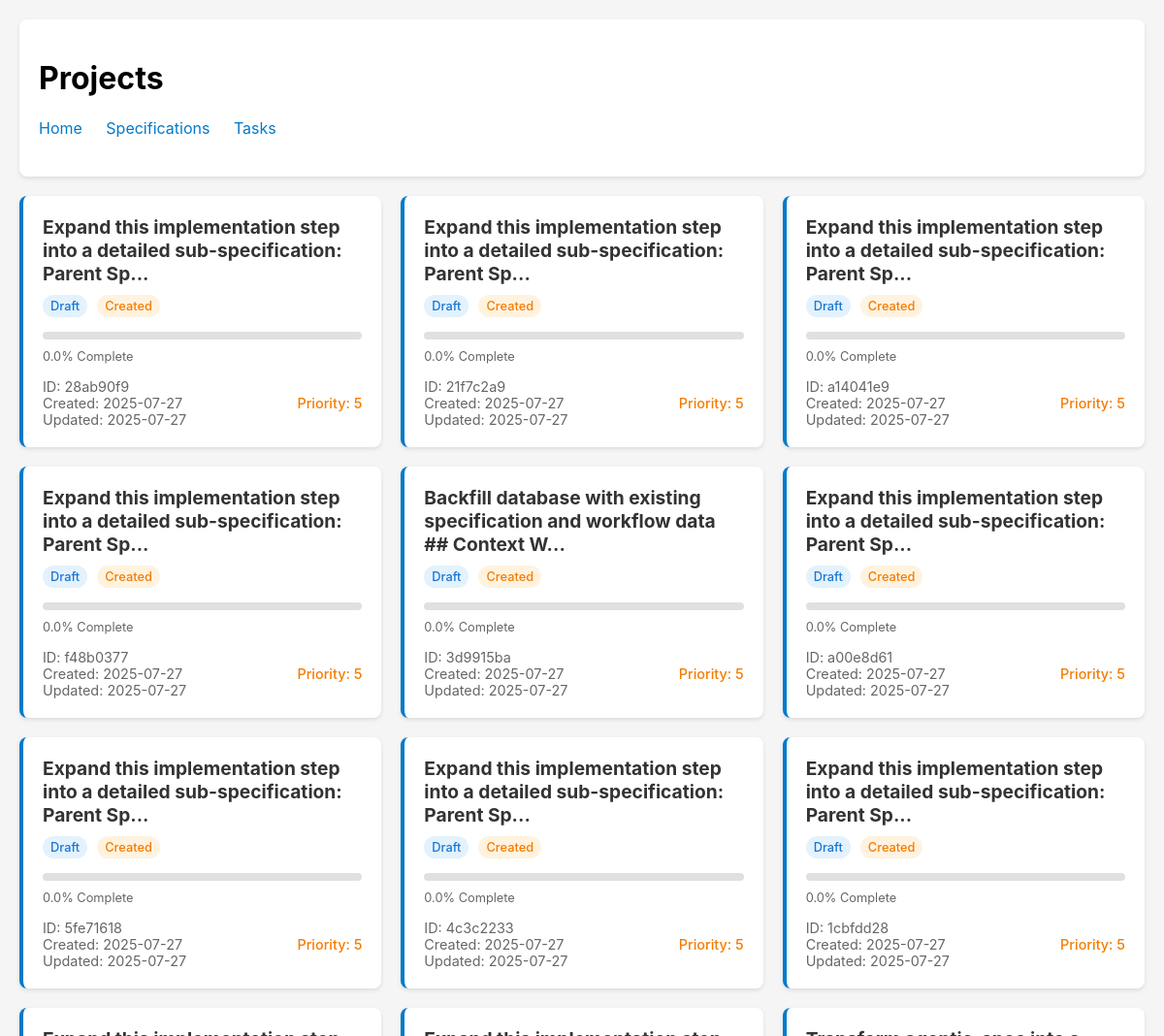
Page /projects (upper part) on the earlier database version.
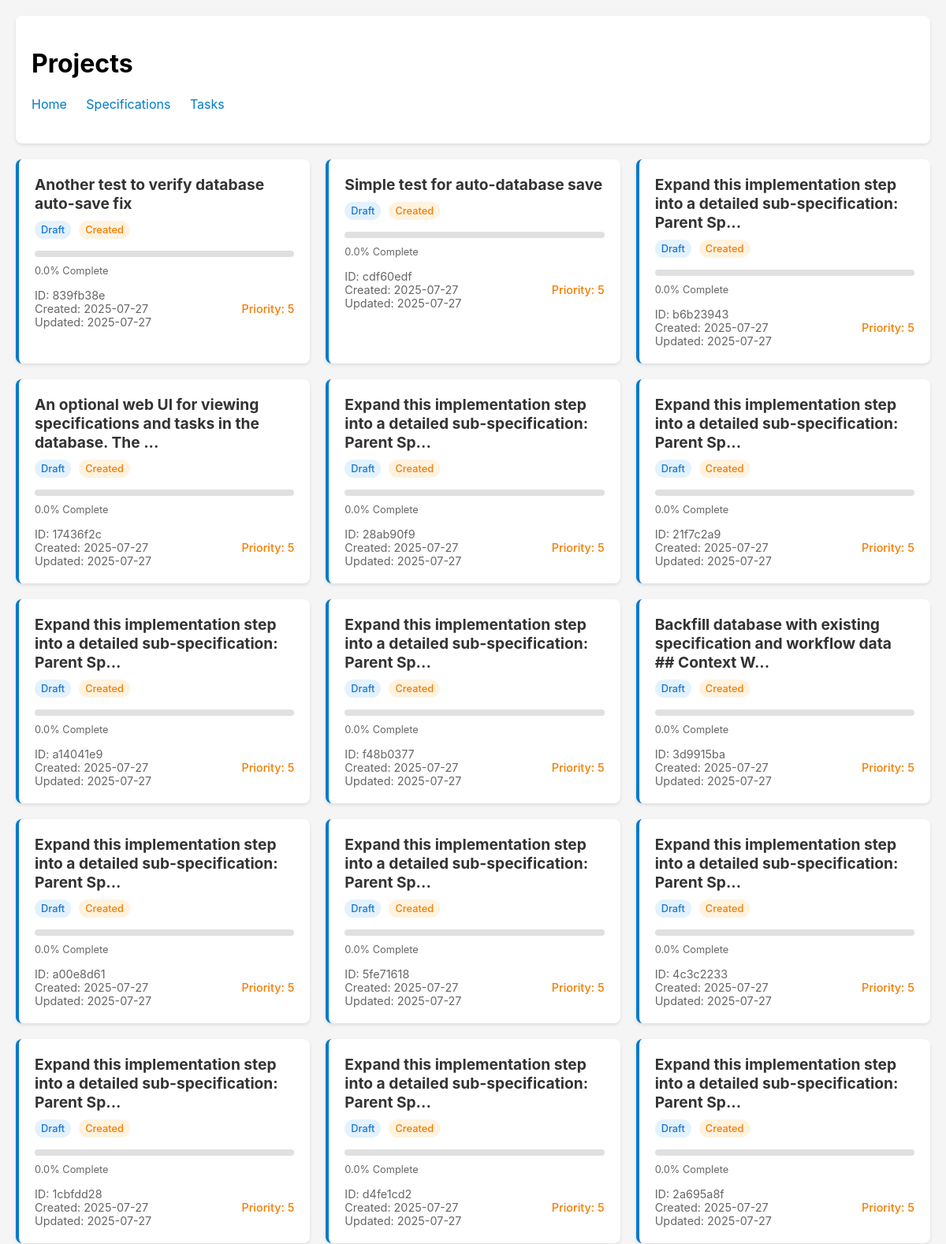
Same page on the later database version.
### tables this page shows
CREATE TABLE specifications (
                id TEXT PRIMARY KEY,
                title TEXT NOT NULL,
                inherits TEXT DEFAULT '[]',
                created TIMESTAMP NOT NULL,
                updated TIMESTAMP NOT NULL,
                version TEXT NOT NULL,
                status TEXT NOT NULL,
                parent_spec_id TEXT,
                child_spec_ids TEXT DEFAULT '[]',
                context TEXT NOT NULL,
                requirements TEXT NOT NULL,
                review_notes TEXT DEFAULT '[]',
                context_parameters TEXT,
                -- Enhanced tracking fields
                workflow_status TEXT DEFAULT 'created',
                is_completed BOOLEAN DEFAULT FALSE,
                completed_at TIMESTAMP,
                last_accessed TIMESTAMP,
                completion_percentage REAL DEFAULT 0.0,
                priority INTEGER DEFAULT 5,
                -- Lifecycle timestamps
                reviewed_at TIMESTAMP,
                approved_at TIMESTAMP,
                implemented_at TIMESTAMP,
                -- Metadata tracking
                created_by TEXT DEFAULT 'system',
                last_updated_by TEXT DEFAULT 'system',
                tags TEXT DEFAULT '[]'
            );

### agentic_spec/web_ui.py (the view)
@app.get("/projects", response_class=HTMLResponse)
async def list_projects(request: Request):
    async with await get_db_manager() as manager:
        specs = await manager.backend.list_specifications()
        projects = []
        for spec in specs:
            projects.append({
                "id": spec.id,
                "title": spec.title,
                "status": spec.status.value,
                "workflow_status": spec.workflow_status.value,
                "created": spec.created,
                "updated": spec.updated,
                "completion_percentage": spec.completion_percentage,
                "is_completed": spec.is_completed,
                "priority": spec.priority,
                "tags": spec.tags,
            })
        return templates.TemplateResponse("project_list.html", {
            "request": request,
            "projects": projects,
        })

### agentic_spec/web_templates/project_list.html (shortened to what this page needs)
<!DOCTYPE html>
<html lang="en">
<head>
</head>
<body>
    <div class="header">
        <h1>Projects</h1>
        <div class="nav-links">
            <a href="/">Home</a>
            <a href="/specs">Specifications</a>
            <a href="/tasks">Tasks</a>
        </div>
    </div>
    {% if projects %}
        <div class="projects-grid">
            {% for project in projects %}
            <div class="project-card">
                <div class="project-title">{{ project.title }}</div>
                <div class="project-meta">
                    <span class="status-badge status-{{ project.status }}">{{ project.status.title() }}</span>
                    <span class="workflow-badge">{{ project.workflow_status.replace('_', ' ').title() }}</span>
                </div>
                <div class="progress-bar">
                </div>
                <div style="font-size: 0.8em; color: #666; margin-bottom: 10px;">
                    {{ "%.1f"|format(project.completion_percentage) }}% Complete
                </div>
                <div class="project-footer">
                    <div>
                        <div>ID: {{ project.id }}</div>
                        <div>Created: {{ project.created.strftime('%Y-%m-%d') }}</div>
                        {% if project.updated != project.created %}
                        <div>Updated: {{ project.updated.strftime('%Y-%m-%d') }}</div>
                        {% endif %}
                    </div>
                    <div class="priority priority-{% if project.priority <= 3 %}high{% elif project.priority <= 6 %}medium{% else %}low{% endif %}">
                        Priority: {{ project.priority }}
                    </div>
                </div>
            </div>
            {% endfor %}
        </div>
    {% else %}
        <div class="no-projects">
            <h2>No Projects Found</h2>
            <p>There are currently no projects in the database.</p>
        </div>
    {% endif %}
</body>
</html>

### agentic_spec/web_templates/project_list.html (style rules this page uses)
body { font-family: -apple-system, BlinkMacSystemFont, 'Segoe UI', Roboto, sans-serif; max-width: 1200px; margin: 0 auto; padding: 20px; background-color: #f5f5f5; }
.header { background: white; padding: 20px; border-radius: 8px; margin-bottom: 20px; box-shadow: 0 2px 4px rgba(0,0,0,0.1); }
.projects-grid { display: grid; grid-template-columns: repeat(auto-fill, minmax(350px, 1fr)); gap: 20px; }
.project-card { background: white; border-radius: 8px; padding: 20px; box-shadow: 0 2px 4px rgba(0,0,0,0.1); border-left: 4px solid #007acc; }
.project-title { font-size: 1.2em; font-weight: bold; margin-bottom: 10px; color: #333; }
.project-meta { display: flex; flex-wrap: wrap; gap: 10px; margin-bottom: 15px; }
.status-badge { padding: 4px 8px; border-radius: 12px; font-size: 0.8em; font-weight: 500; }
.status-draft { background: #e3f2fd; color: #1976d2; }
.workflow-badge { padding: 4px 8px; border-radius: 12px; font-size: 0.8em; font-weight: 500; background: #fff3e0; color: #f57c00; }
.progress-bar { width: 100%; height: 8px; background: #e0e0e0; border-radius: 4px; margin: 10px 0; }
.project-footer { display: flex; justify-content: space-between; align-items: center; font-size: 0.9em; color: #666; margin-top: 15px; }
.priority { font-weight: 500; }
.priority-medium { color: #f57c00; }
.nav-links { margin-bottom: 20px; }
.nav-links a { color: #007acc; text-decoration: none; margin-right: 20px; }

Differences in the rows shown:
added specifications: title "Another test to verify database auto-save fix", status "Draft", workflow_status.replace "Created", completion_percentage "0.0", id "839fb38e", created "2025-07-27", updated "2025-07-27", priority "5"
added specifications: title "Simple test for auto-database save", status "Draft", workflow_status.replace "Created", completion_percentage "0.0", id "cdf60edf", created "2025-07-27", updated "2025-07-27", priority "5"
added specifications: title "Expand this implementation step into a detailed sub-specification: Parent Sp...", status "Draft", workflow_status.replace "Created", completion_percentage "0.0", id "b6b23943", created "2025-07-27", updated "2025-07-27", priority "5"
added specifications: title "An optional web UI for viewing specifications and tasks in the database. The ...", status "Draft", workflow_status.replace "Created", completion_percentage "0.0", id "17436f2c", created "2025-07-27", updated "2025-07-27", priority "5"
now on this page (row edited): specifications: title "Expand this implementation step into a detailed sub-specification: Parent Sp...", status "Draft", workflow_status.replace "Created", completion_percentage "0.0", id "d4fe1cd2", created "2025-07-27", updated "2025-07-27", priority "5"
now on this page (row edited): specifications: title "Expand this implementation step into a detailed sub-specification: Parent Sp...", status "Draft", workflow_status.replace "Created", completion_percentage "0.0", id "2a695a8f", created "2025-07-27", updated "2025-07-27", priority "5"
